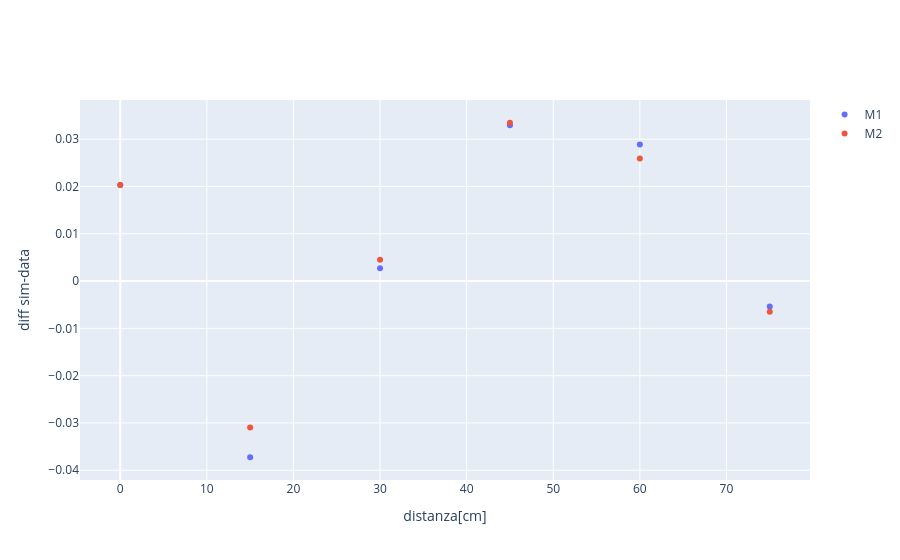

Source (notebook cell):
### Markdown cell above
## Diff

### Code cell
fig = go.Figure()

fig.add_trace( go.Scatter( x = sim_M_1['Mx'] , y = -((df_M[' pgm_triple'])/(df_M[' pg_doppie']) - (sim_M_1['triple'].to_numpy())/(sim_M_1['doppie'].to_numpy())) , mode = 'markers' , name = 'M1'))

fig.add_trace( go.Scatter( x = sim_M_2['Mx'] , y = -((df_M[' pgm_triple'])/(df_M[' pg_doppie']) - (sim_M_2['triple'].to_numpy())/(sim_M_2['doppie'].to_numpy())) , mode = 'markers' , name = 'M2'))

fig.update_xaxes( title_text = 'distanza[cm]')
fig.update_yaxes( title_text = 'diff sim-data')
fig.show()

### Figure 1 — Plotly figure (JSON) as saved in the notebook; plotly's stock layout.template omitted (floating-point values rounded to 4 significant figures)
{"data": [{"mode": "markers", "name": "M1", "type": "scatter", "x": [0, 15, 30, 45, 60, 75], "y": [0.02029, -0.03725, 0.002715, 0.03295, 0.02886, -0.0054]}, {"mode": "markers", "name": "M2", "type": "scatter", "x": [0, 15, 30, 45, 60, 75], "y": [0.02029, -0.03096, 0.004525, 0.03347, 0.02589, -0.00648]}], "layout": {"xaxis": {"title": {"text": "distanza[cm]"}}, "yaxis": {"title": {"text": "diff sim-data"}}}}
